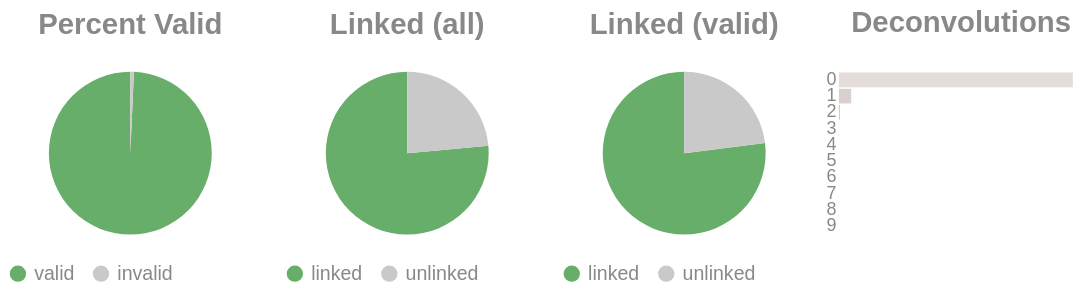

Notebook code cell kept with this figure:
### Code cell
if SKIPLR:
    pass
else:
    clash = Counter()
    for i in valids['molecule'].to_list():
        _mol = i.split("-")
        if len(_mol) == 1:
            clash.update('0')
        else:
            clash.update(_mol[-1])

    _d = {"deconvolutions": [], 'count': []}
    for k,v in clash.items():
        _d['deconvolutions'].append(k)
        _d['count'].append(v)

    tot_valid = valids['reads'].sum()
    mask = valids['reads'] >= 2
    n_linked_reads = valids.filter(mask)['reads'].sum()
    if n_linked_reads == 0:
        print_html("No linked molecules (>=2 reads) were detected; skipping linked-only distributions.")
        SKIPLR = True
    else:
        perc_valid = round(tot_valid / n_reads, 4)
        linked_perc_abs = round(n_linked_reads / n_reads, 4)
        linked_perc = round(n_linked_reads / tot_valid, 4)

    _valid = pl.DataFrame({"valids": ['valid', 'invalid'], "count": [tot_valid, n_reads - tot_valid]})
    _linked_abs = pl.DataFrame({"linked (absolute)": ['linked', 'unlinked'], "count": [n_linked_reads, n_reads - n_linked_reads]})
    _linked_rel = pl.DataFrame({"linked (valids)": ['linked', 'unlinked'], "count": [n_linked_reads, tot_valid - n_linked_reads]})

    (
        alt.hconcat(
            piechart(_valid, goodval = 'valid', title = "Percent Valid"),
            piechart(_linked_abs, goodval = "linked", title =  "Linked (all)"),
            piechart(_linked_rel, goodval = "linked", title =  "Linked (valid)"),
            convolutionbar(pl.DataFrame(_d), title = "Deconvolutions"),
            center = True,
            bounds = 'flush'
        )
        .resolve_scale(color='independent')
        .resolve_legend('independent')
        .properties(usermeta={'embedOptions': {"actions": False}})
    ).display()

### Figure 1 — Vega-Lite specification as saved in the notebook (floating-point values rounded to 4 significant figures)
{"width": "container", "height": 400, "config": {"title": {"anchor": "start", "dy": -15, "fontSize": 18, "color": "#888888", "subtitleColor": "#888888", "subtitleFontSize": 14}, "arc": {"fill": "#0072B2"}, "axis": {"domainColor": "#888888", "domainWidth": 0.5, "gridWidth": 0.2, "grid": false, "titleFontWeight": 400, "titleFontSize": 15, "labelFontSize": 11, "labelColor": "#888888", "tickColor": "#888888", "tickWidth": 0.2, "titleColor": "#888888"}, "axisBand": {"grid": false}, "axisX": {"grid": true, "tickSize": 10, "domainCap": "round"}, "axisY": {"domain": false, "grid": true, "tickSize": 0, "domainCap": "round"}, "background": "transparent", "header": {"labelFontSize": 15, "labelColor": "#888888", "titleFontSize": 15, "titleFontWeight": 600, "titleColor": "#888888"}, "legend": {"labelFont": "sans-serif", "labelFontSize": 12, "labelColor": "#888888", "symbolSize": 100, "symbolType": "circle", "titleFontSize": 12, "titlePadding": 10, "titleColor": "#888888", "title": null}, "range": {"category": ["#E69F00", "#56B4E9", "#009E73", "#F0E442", "#0072B2", "#D55E00", "#CC79A7", "#000000"], "diverging": ["#cfe8f3", "#a2d4ec", "#73bfe2", "#46abdb", "#1696d2", "#12719e"]}, "area": {"fill": "#0072B2", "fillOpacity": 0.7, "line": true, "strokeOpacity": 0.7}, "line": {"color": "#0072B2", "stroke": "#0072B2", "strokeWidth": 2}, "trail": {"color": "#0072B2", "stroke": "#0072B2", "strokeWidth": 0, "size": 1}, "point": {"filled": true, "fillOpacity": 1.0, "size": 95}, "text": {"color": "#888888", "fontSize": 11, "align": "right", "fontWeight": 400, "size": 11}, "bar": {"fill": "#0072B2", "stroke": null}, "view": {"stroke": null, "continuousWidth": 660, "continuousHeight": 400}}, "hconcat": [{"data": {"name": "data-2a01cdc090c5613854af906d240af987"}, "mark": {"type": "arc"}, "encoding": {"color": {"field": "valids", "legend": {"orient": "bottom", "title": null}, "scale": {"domain": ["valid", "invalid"], "range": ["#68ae6b", "#C9C9C9"]}, "title": "Valids", "type": "nominal"}, "theta": {"field": "count", "type": "quantitative"}, "tooltip": [{"field": "valids", "title": "Valids", "type": "ordinal"}, {"field": "percent", "format": ".2%", "title": "Percent", "type": "quantitative"}, {"field": "count", "title": "Count", "type": "quantitative"}]}, "height": 100, "title": {"text": "Percent Valid", "align": "center", "anchor": "middle"}, "transform": [{"calculate": "datum.count / 13658851", "as": "percent"}], "width": 150}, {"data": {"name": "data-937066eaab2e049869893330a0f7893c"}, "mark": {"type": "arc"}, "encoding": {"color": {"field": "linked (absolute)", "legend": {"orient": "bottom", "title": null}, "scale": {"domain": ["linked", "unlinked"], "range": ["#68ae6b", "#C9C9C9"]}, "title": "Linked (Absolute)", "type": "nominal"}, "theta": {"field": "count", "type": "quantitative"}, "tooltip": [{"field": "linked (absolute)", "title": "Linked (Absolute)", "type": "ordinal"}, {"field": "percent", "format": ".2%", "title": "Percent", "type": "quantitative"}, {"field": "count", "title": "Count", "type": "quantitative"}]}, "height": 100, "title": {"text": "Linked (all)", "align": "center", "anchor": "middle"}, "transform": [{"calculate": "datum.count / 13658851", "as": "percent"}], "width": 150}, {"data": {"name": "data-af0f7d79748526620511f31a35b4ae54"}, "mark": {"type": "arc"}, "encoding": {"color": {"field": "linked (valids)", "legend": {"orient": "bottom", "title": null}, "scale": {"domain": ["linked", "unlinked"], "range": ["#68ae6b", "#C9C9C9"]}, "title": "Linked (Valids)", "type": "nominal"}, "theta": {"field": "count", "type": "quantitative"}, "tooltip": [{"field": "linked (valids)", "title": "Linked (Valids)", "type": "ordinal"}, {"field": "percent", "format": ".2%", "title": "Percent", "type": "quantitative"}, {"field": "count", "title": "Count", "type": "quantitative"}]}, "height": 100, "title": {"text": "Linked (valid)", "align": "center", "anchor": "middle"}, "transform": [{"calculate": "datum.count / 13561863", "as": "percent"}], "width": 150}, {"data": {"name": "data-d00ef8a0ebcd8d6fea5ed9f0cc05d7ef"}, "mark": {"type": "bar"}, "encoding": {"color": {"field": "deconvolutions", "legend": null, "scale": {"scheme": "lightgreyred"}, "type": "nominal"}, "tooltip": [{"field": "deconvolutions", "title": "Deconvolutions", "type": "ordinal"}, {"field": "percent", "format": ".2%", "title": "Percent", "type": "quantitative"}, {"field": "count", "title": "Count", "type": "quantitative"}], "x": {"axis": null, "field": "count", "type": "quantitative"}, "y": {"field": "deconvolutions", "sort": "ascending", "title": null, "type": "nominal"}}, "height": 100, "title": {"text": "Deconvolutions", "align": "center", "anchor": "middle"}, "transform": [{"calculate": "datum.count / 5059380", "as": "percent"}], "width": 150}], "bounds": "flush", "center": true, "resolve": {"legend": {"angle": "independent"}, "scale": {"color": "independent"}}, "usermeta": {"embedOptions": {"actions": false}}, "$schema": "https://vega.github.io/schema/vega-lite/v6.1.0.json", "datasets": {"data-2a01cdc090c5613854af906d240af987": [{"valids": "valid", "count": 13561863}, {"valids": "invalid", "count": 96988}], "data-937066eaab2e049869893330a0f7893c": [{"linked (absolute)": "linked", "count": 10439846}, {"linked (absolute)": "unlinked", "count": 3219005}], "data-af0f7d79748526620511f31a35b4ae54": [{"linked (valids)": "linked", "count": 10439846}, {"linked (valids)": "unlinked", "count": 3122017}], "data-d00ef8a0ebcd8d6fea5ed9f0cc05d7ef": [{"deconvolutions": "0", "count": 4786851}, {"deconvolutions": "1", "count": 250656}, {"deconvolutions": "2", "count": 19252}, {"deconvolutions": "3", "count": 2139}, {"deconvolutions": "4", "count": 364}, {"deconvolutions": "5", "count": 85}, {"deconvolutions": "6", "count": 25}, {"deconvolutions": "7", "count": 4}, {"deconvolutions": "8", "count": 2}, {"deconvolutions": "9", "count": 2}]}}
